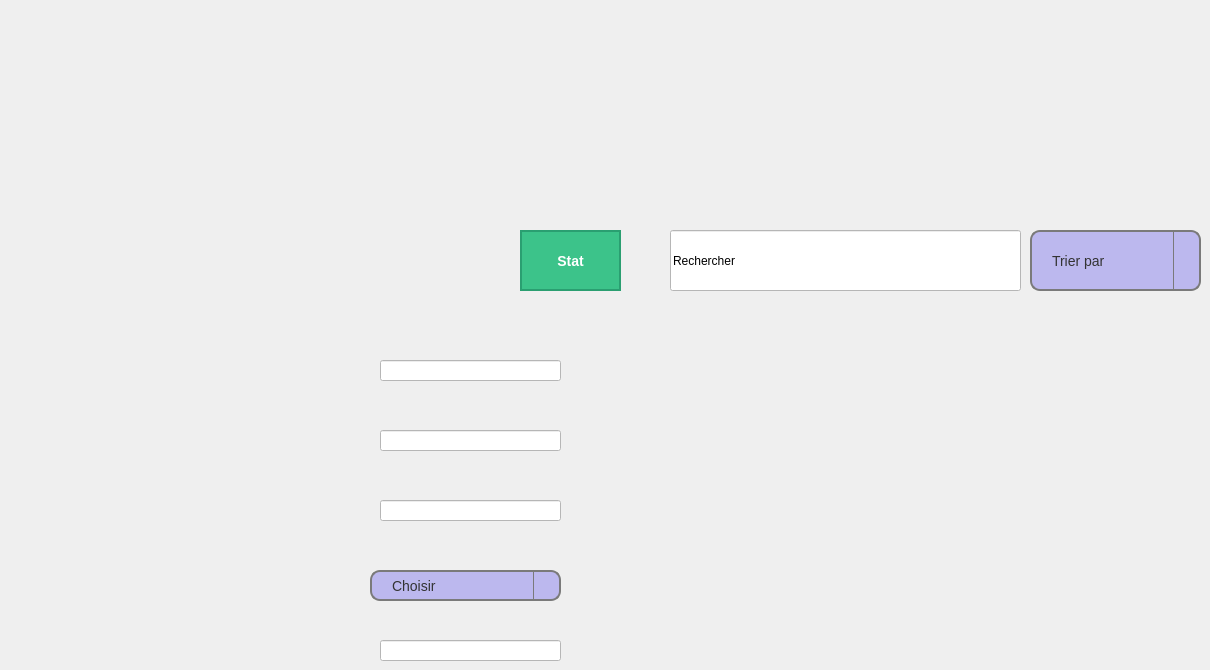
      <widget class="QWidget" name="trensactions">
       <property name="styleSheet">
        <string notr="true">QWidget#trensactions {
    background-image: url(&quot;C:/Users/HP/Desktop/mech/trensactions.png&quot;);
    background-position: center;   /* Centrer l'image */
    background-repeat: no-repeat;  /* Ne pas répéter l'image */
    background-size: cover;        /* Adapter l'image à la taille du widget */
}
</string>
       </property>
       <widget class="QPushButton" name="ButtonPage4">
        <property name="geometry">
         <rect>
          <x>20</x>
          <y>300</y>
          <width>261</width>
          <height>51</height>
         </rect>
        </property>
        <property name="styleSheet">
         <string notr="true">QPushButton {
    background-color: transparent;            /* Couleur de fond transparente */
    border: 2px solid transparent;            /* Pas de bordure par défaut */
    color: black;                             /* Couleur du texte */
    padding: 10px;                            /* Espacement interne */
    border-radius: 20px;                      /* Coins arrondis */
}

QPushButton:hover {
   background-color: rgba(128, 128, 128, 0.5); /* Gris transparent (50% d'opacité) */
   /* border: 2px solid gray;                     /* Bordure grise au survol */
}

QPushButton:pressed {
    background-color: rgba(169, 169, 169, 255); /* Couleur gris foncé lors du clic */
}
</string>
        </property>
        <property name="text">
         <string/>
        </property>
       </widget>
       <widget class="QPushButton" name="ButtonVehicules4">
        <property name="geometry">
         <rect>
          <x>20</x>
          <y>420</y>
          <width>261</width>
          <height>51</height>
         </rect>
        </property>
        <property name="styleSheet">
         <string notr="true">QPushButton {
    background-color: transparent;            /* Couleur de fond transparente */
    border: 2px solid transparent;            /* Pas de bordure par défaut */
    color: black;                             /* Couleur du texte */
    padding: 10px;                            /* Espacement interne */
    border-radius: 20px;                      /* Coins arrondis */
}

QPushButton:hover {
   background-color: rgba(128, 128, 128, 0.5); /* Gris transparent (50% d'opacité) */
   /* border: 2px solid gray;                     /* Bordure grise au survol */
}

QPushButton:pressed {
    background-color: rgba(169, 169, 169, 255); /* Couleur gris foncé lors du clic */
}
</string>
        </property>
        <property name="text">
         <string/>
        </property>
       </widget>
       <widget class="QPushButton" name="ButtonMachines4">
        <property name="geometry">
         <rect>
          <x>20</x>
          <y>490</y>
          <width>261</width>
          <height>51</height>
         </rect>
        </property>
        <property name="styleSheet">
         <string notr="true">QPushButton {
    background-color: transparent;            /* Couleur de fond transparente */
    border: 2px solid transparent;            /* Pas de bordure par défaut */
    color: black;                             /* Couleur du texte */
    padding: 10px;                            /* Espacement interne */
    border-radius: 20px;                      /* Coins arrondis */
}

QPushButton:hover {
   background-color: rgba(128, 128, 128, 0.5); /* Gris transparent (50% d'opacité) */
   /* border: 2px solid gray;                     /* Bordure grise au survol */
}

QPushButton:pressed {
    background-color: rgba(169, 169, 169, 255); /* Couleur gris foncé lors du clic */
}
</string>
        </property>
        <property name="text">
         <string/>
        </property>
       </widget>
       <widget class="QPushButton" name="ButtonEmployes4">
        <property name="geometry">
         <rect>
          <x>20</x>
          <y>360</y>
          <width>261</width>
          <height>51</height>
         </rect>
        </property>
        <property name="styleSheet">
         <string notr="true">QPushButton {
    background-color: transparent;            /* Couleur de fond transparente */
    border: 2px solid transparent;            /* Pas de bordure par défaut */
    color: black;                             /* Couleur du texte */
    padding: 10px;                            /* Espacement interne */
    border-radius: 20px;                      /* Coins arrondis */
}

QPushButton:hover {
   background-color: rgba(128, 128, 128, 0.5); /* Gris transparent (50% d'opacité) */
   /* border: 2px solid gray;                     /* Bordure grise au survol */
}

QPushButton:pressed {
    background-color: rgba(169, 169, 169, 255); /* Couleur gris foncé lors du clic */
}
</string>
        </property>
        <property name="text">
         <string/>
        </property>
       </widget>
       <widget class="QPushButton" name="ButtonTrensactions4">
        <property name="geometry">
         <rect>
          <x>20</x>
          <y>550</y>
          <width>261</width>
          <height>51</height>
         </rect>
        </property>
        <property name="styleSheet">
         <string notr="true">QPushButton {
    background-color: transparent;            /* Couleur de fond transparente */
    border: 2px solid transparent;            /* Pas de bordure par défaut */
    color: black;                             /* Couleur du texte */
    padding: 10px;                            /* Espacement interne */
    border-radius: 20px;                      /* Coins arrondis */
}

QPushButton:hover {
   background-color: rgba(128, 128, 128, 0.5); /* Gris transparent (50% d'opacité) */
   /* border: 2px solid gray;                     /* Bordure grise au survol */
}

QPushButton:pressed {
    background-color: rgba(169, 169, 169, 255); /* Couleur gris foncé lors du clic */
}
</string>
        </property>
        <property name="text">
         <string/>
        </property>
       </widget>
       <widget class="QPushButton" name="ButtonApropos4">
        <property name="geometry">
         <rect>
          <x>20</x>
          <y>610</y>
          <width>261</width>
          <height>51</height>
         </rect>
        </property>
        <property name="styleSheet">
         <string notr="true">QPushButton {
    background-color: transparent;            /* Couleur de fond transparente */
    border: 2px solid transparent;            /* Pas de bordure par défaut */
    color: black;                             /* Couleur du texte */
    padding: 10px;                            /* Espacement interne */
    border-radius: 20px;                      /* Coins arrondis */
}

QPushButton:hover {
   background-color: rgba(128, 128, 128, 0.5); /* Gris transparent (50% d'opacité) */
   /* border: 2px solid gray;                     /* Bordure grise au survol */
}

QPushButton:pressed {
    background-color: rgba(169, 169, 169, 255); /* Couleur gris foncé lors du clic */
}
</string>
        </property>
        <property name="text">
         <string/>
        </property>
       </widget>
       <widget class="QLineEdit" name="lineEdit_8">
        <property name="geometry">
         <rect>
          <x>670</x>
          <y>230</y>
          <width>351</width>
          <height>61</height>
         </rect>
        </property>
        <property name="styleSheet">
         <string notr="true">QLineEdit {
	background-color: rgb(255, 255, 255);
    font-family: &quot;OCR A Extended&quot;;  /* Définit la police sur OCR A Extended */
    /*font-size: 14px;                /* Taille de la police (ajustable) */
   /* color: black;                   /* Couleur du texte */
    /*padding: 5px;                   /* Espacement interne */
   /* border: 1px solid gray;         /* Bordure grise */
   /* border-radius: 5px;             /* Coins arrondis */
}
</string>
        </property>
        <property name="text">
         <string>Rechercher</string>
        </property>
       </widget>
       <widget class="QLineEdit" name="lineEdit_15">
        <property name="geometry">
         <rect>
          <x>380</x>
          <y>360</y>
          <width>181</width>
          <height>21</height>
         </rect>
        </property>
        <property name="styleSheet">
         <string notr="true">
background-color: rgb(255, 255, 255);</string>
        </property>
       </widget>
       <widget class="QLineEdit" name="lineEdit_16">
        <property name="geometry">
         <rect>
          <x>380</x>
          <y>430</y>
          <width>181</width>
          <height>21</height>
         </rect>
        </property>
        <property name="styleSheet">
         <string notr="true">
background-color: rgb(255, 255, 255);</string>
        </property>
       </widget>
       <widget class="QLineEdit" name="lineEdit_17">
        <property name="geometry">
         <rect>
          <x>380</x>
          <y>500</y>
          <width>181</width>
          <height>21</height>
         </rect>
        </property>
        <property name="styleSheet">
         <string notr="true">
background-color: rgb(255, 255, 255);</string>
        </property>
       </widget>
       <widget class="QLineEdit" name="lineEdit_19">
        <property name="geometry">
         <rect>
          <x>380</x>
          <y>640</y>
          <width>181</width>
          <height>21</height>
         </rect>
        </property>
        <property name="styleSheet">
         <string notr="true">
background-color: rgb(255, 255, 255);</string>
        </property>
       </widget>
       <widget class="QComboBox" name="comboBox_4">
        <property name="geometry">
         <rect>
          <x>370</x>
          <y>570</y>
          <width>191</width>
          <height>31</height>
         </rect>
        </property>
        <property name="styleSheet">
         <string notr="true">QComboBox {
   font-family: 'OCR A Extended', sans-serif; /* Police OCR A Extended */
	background-color: rgb(188, 184, 238);
    border: 2px solid #7a7a7a; /* Bordure */
    border-radius: 10px; /* Coins arrondis */
    padding: 5px 20px; /* Espacement interne */
    color: #333; /* Couleur du texte */
    font-size: 14px; /* Taille de la police */
}

/* Style de la liste déroulante */
QComboBox QAbstractItemView {
    background-color: #ffffff; /* Couleur de fond de la liste */
    border: 1px solid #7a7a7a; /* Bordure de la liste */
    selection-background-color: #0078d7; /* Couleur de fond lors de la sélection */
    selection-color: white; /* Couleur du texte lors de la sélection */
}

/* Style pour le bouton de la liste déroulante */
QComboBox::drop-down {
    subcontrol-origin: padding;
    subcontrol-position: top right;
    width: 25px; /* Largeur du bouton de liste déroulante */
    border-left: 1px solid #7a7a7a; /* Bordure gauche du bouton */
}

/* Style pour la flèche du bouton de liste déroulante */
QComboBox::down-arrow {
    image: url(arrow.png); /* Remplace par le chemin de ton image de flèche */
    width: 10px; /* Largeur de la flèche */
    height: 10px; /* Hauteur de la flèche */
}

/* Effet au survol */
QComboBox:hover {
    border: 2px solid #0056b3; /* Couleur de bordure au survol */
}

QComboBox:focus {
    border: 2px solid #0078d7; /* Couleur de bordure lors du focus */
}
QComboBox::down-arrow {
    color: #333; /* Couleur de la flèche */
    width: 10px; /* Largeur de la flèche */
    height: 10px; /* Hauteur de la flèche */
}</string>
        </property>
        <item>
         <property name="text">
          <string>Choisir</string>
         </property>
        </item>
       </widget>
       <widget class="QComboBox" name="comboBox_7">
        <property name="geometry">
         <rect>
          <x>1030</x>
          <y>230</y>
          <width>171</width>
          <height>61</height>
         </rect>
        </property>
        <property name="styleSheet">
         <string notr="true">QComboBox {
   font-family: 'OCR A Extended', sans-serif; /* Police OCR A Extended */
	background-color: rgb(188, 184, 238);
    border: 2px solid #7a7a7a; /* Bordure */
    border-radius: 10px; /* Coins arrondis */
    padding: 5px 20px; /* Espacement interne */
    color: #333; /* Couleur du texte */
    font-size: 14px; /* Taille de la police */
}

/* Style de la liste déroulante */
QComboBox QAbstractItemView {
    background-color: #ffffff; /* Couleur de fond de la liste */
    border: 1px solid #7a7a7a; /* Bordure de la liste */
    selection-background-color: #0078d7; /* Couleur de fond lors de la sélection */
    selection-color: white; /* Couleur du texte lors de la sélection */
}

/* Style pour le bouton de la liste déroulante */
QComboBox::drop-down {
    subcontrol-origin: padding;
    subcontrol-position: top right;
    width: 25px; /* Largeur du bouton de liste déroulante */
    border-left: 1px solid #7a7a7a; /* Bordure gauche du bouton */
}

/* Style pour la flèche du bouton de liste déroulante */
QComboBox::down-arrow {
    image: url(arrow.png); /* Remplace par le chemin de ton image de flèche */
    width: 10px; /* Largeur de la flèche */
    height: 10px; /* Hauteur de la flèche */
}

/* Effet au survol */
QComboBox:hover {
    border: 2px solid #0056b3; /* Couleur de bordure au survol */
}

QComboBox:focus {
    border: 2px solid #0078d7; /* Couleur de bordure lors du focus */
}
QComboBox::down-arrow {
    color: #333; /* Couleur de la flèche */
    width: 10px; /* Largeur de la flèche */
    height: 10px; /* Hauteur de la flèche */
}</string>
        </property>
        <item>
         <property name="text">
          <string>Trier par</string>
         </property>
        </item>
       </widget>
       <widget class="QPushButton" name="stat4">
        <property name="geometry">
         <rect>
          <x>520</x>
          <y>230</y>
          <width>101</width>
          <height>61</height>
         </rect>
        </property>
        <property name="styleSheet">
         <string notr="true">QPushButton {
    background-color: #3CC38A; /* Couleur de fond verte */
    color: white; /* Couleur du texte en blanc */
    /*border-radius: 10px; /* Bords arrondis */
    padding: 10px 20px; /* Espacement interne */
   font-family: 'OCR A Extended', sans-serif; /* Police OCR A Extended */
    font-size: 14px; /* Taille du texte */
    font-weight: bold; /* Texte en gras */
    border: 2px solid #2A9F71; /* Bordure plus foncée */
}

QPushButton:hover {
    background-color: #2A9F71; /* Couleur de fond plus foncée au survol */
}

QPushButton:pressed {
    background-color: #218F64; /* Couleur de fond plus foncée lorsqu'on clique */
    border: 2px solid #1E7D5A; /* Bordure plus foncée lorsqu'on clique */
}</string>
        </property>
        <property name="text">
         <string>Stat</string>
        </property>
       </widget>
      </widget>
